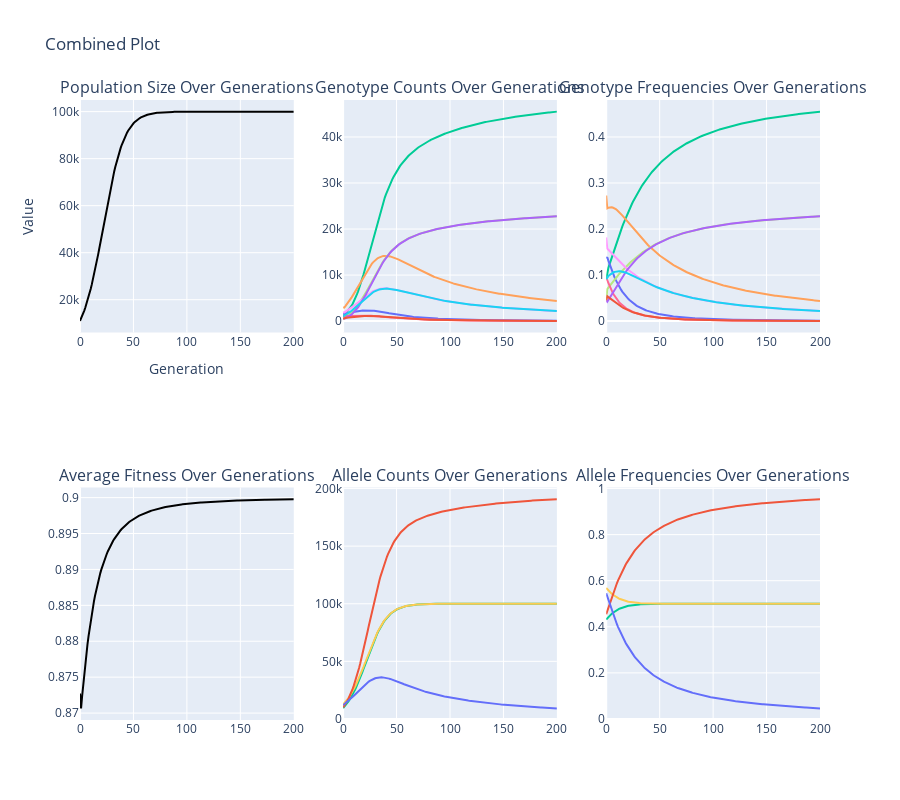

Notebook source saved alongside this figure:
### Code cell
# 2 locus, 2 alleles each (Not HW equilibrium)

generations=200
growth_rate=0.1
drift=0
carrying_capacity = 100000


genotype_counts = {
    (('A1', 'A2'), ('B1', 'B1')): 1000,
    (('A1', 'A2'), ('B1', 'B2')): 3000,
    (('A1', 'A2'), ('B2', 'B2')): 1500,
    (('A2', 'A2'), ('B1', 'B1')): 500,
    (('A2', 'A2'), ('B1', 'B2')): 2000,
    (('A2', 'A2'), ('B2', 'B2')): 1000,
    (('A1', 'A1'), ('B1', 'B1')): 500,
    (('A1', 'A1'), ('B1', 'B2')): 1000,
    (('A1', 'A1'), ('B2', 'B2')): 500 
}

genotype_fitness = {
    (('A1', 'A2'), ('B1', 'B1')): 1.0,
    (('A1', 'A2'), ('B1', 'B2')): 1.0,
    (('A1', 'A2'), ('B2', 'B2')): 0.8,
    (('A2', 'A2'), ('B1', 'B1')): 0.8,
    (('A2', 'A2'), ('B1', 'B2')): 0.8,
    (('A2', 'A2'), ('B2', 'B2')): 0.8,
    (('A1', 'A1'), ('B1', 'B1')): 0.8,
    (('A1', 'A1'), ('B1', 'B2')): 0.8,
    (('A1', 'A1'), ('B2', 'B2')): 0.8 
}

mutations = [{('A1', 'A2'): 0.0, ('A2', 'A1'): 0.0,},
             {('B1', 'B2'): 0.0, ('B2', 'B1'): 0.0}]

next_genotype_frequencies(generations, genotype_counts, genotype_fitness, growth_rate, carrying_capacity, drift, mutations)

### Figure 1 — Plotly figure (JSON) as saved in the notebook; plotly's stock layout.template omitted (floating-point values rounded to 4 significant figures; data arrays with more than 128 entries replaced by an {"elided": "..."} marker saying what was removed)
{"data": [{"hoverinfo": "text", "line": {"color": "black"}, "mode": "lines", "name": "Population Size", "showlegend": false, "text": {"elided": "201 str values"}, "type": "scatter", "x": {"elided": "201 int values"}, "xaxis": "x", "y": {"elided": "201 float values"}, "yaxis": "y"}, {"hoverinfo": "text", "line": {"color": "#00CC96"}, "mode": "lines", "name": "A1A2, B1B1", "showlegend": false, "text": {"elided": "201 str values"}, "type": "scatter", "x": {"elided": "201 int values"}, "xaxis": "x2", "y": {"elided": "201 int values"}, "yaxis": "y2"}, {"hoverinfo": "text", "line": {"color": "#FFA15A"}, "mode": "lines", "name": "A1A2, B1B2", "showlegend": false, "text": {"elided": "201 str values"}, "type": "scatter", "x": {"elided": "201 int values"}, "xaxis": "x2", "y": {"elided": "201 int values"}, "yaxis": "y2"}, {"hoverinfo": "text", "line": {"color": "#636EFA"}, "mode": "lines", "name": "A1A2, B2B2", "showlegend": false, "text": {"elided": "201 str values"}, "type": "scatter", "x": {"elided": "201 int values"}, "xaxis": "x2", "y": {"elided": "201 int values"}, "yaxis": "y2"}, {"hoverinfo": "text", "line": {"color": "#B6E880"}, "mode": "lines", "name": "A2A2, B1B1", "showlegend": false, "text": {"elided": "201 str values"}, "type": "scatter", "x": {"elided": "201 int values"}, "xaxis": "x2", "y": {"elided": "201 int values"}, "yaxis": "y2"}, {"hoverinfo": "text", "line": {"color": "#FF97FF"}, "mode": "lines", "name": "A2A2, B1B2", "showlegend": false, "text": {"elided": "201 str values"}, "type": "scatter", "x": {"elided": "201 int values"}, "xaxis": "x2", "y": {"elided": "201 int values"}, "yaxis": "y2"}, {"hoverinfo": "text", "line": {"color": "#FF6692"}, "mode": "lines", "name": "A2A2, B2B2", "showlegend": false, "text": {"elided": "201 str values"}, "type": "scatter", "x": {"elided": "201 int values"}, "xaxis": "x2", "y": {"elided": "201 int values"}, "yaxis": "y2"}, {"hoverinfo": "text", "line": {"color": "#AB63FA"}, "mode": "lines", "name": "A1A1, B1B1", "showlegend": false, "text": {"elided": "201 str values"}, "type": "scatter", "x": {"elided": "201 int values"}, "xaxis": "x2", "y": {"elided": "201 int values"}, "yaxis": "y2"}, {"hoverinfo": "text", "line": {"color": "#19D3F3"}, "mode": "lines", "name": "A1A1, B1B2", "showlegend": false, "text": {"elided": "201 str values"}, "type": "scatter", "x": {"elided": "201 int values"}, "xaxis": "x2", "y": {"elided": "201 int values"}, "yaxis": "y2"}, {"hoverinfo": "text", "line": {"color": "#EF553B"}, "mode": "lines", "name": "A1A1, B2B2", "showlegend": false, "text": {"elided": "201 str values"}, "type": "scatter", "x": {"elided": "201 int values"}, "xaxis": "x2", "y": {"elided": "201 int values"}, "yaxis": "y2"}, {"hoverinfo": "text", "line": {"color": "#00CC96"}, "mode": "lines", "name": "A1A2, B1B1", "showlegend": false, "text": {"elided": "201 str values"}, "type": "scatter", "x": {"elided": "201 int values"}, "xaxis": "x3", "y": {"elided": "201 float values"}, "yaxis": "y3"}, {"hoverinfo": "text", "line": {"color": "#FFA15A"}, "mode": "lines", "name": "A1A2, B1B2", "showlegend": false, "text": {"elided": "201 str values"}, "type": "scatter", "x": {"elided": "201 int values"}, "xaxis": "x3", "y": {"elided": "201 float values"}, "yaxis": "y3"}, {"hoverinfo": "text", "line": {"color": "#636EFA"}, "mode": "lines", "name": "A1A2, B2B2", "showlegend": false, "text": {"elided": "201 str values"}, "type": "scatter", "x": {"elided": "201 int values"}, "xaxis": "x3", "y": {"elided": "201 float values"}, "yaxis": "y3"}, {"hoverinfo": "text", "line": {"color": "#B6E880"}, "mode": "lines", "name": "A2A2, B1B1", "showlegend": false, "text": {"elided": "201 str values"}, "type": "scatter", "x": {"elided": "201 int values"}, "xaxis": "x3", "y": {"elided": "201 float values"}, "yaxis": "y3"}, {"hoverinfo": "text", "line": {"color": "#FF97FF"}, "mode": "lines", "name": "A2A2, B1B2", "showlegend": false, "text": {"elided": "201 str values"}, "type": "scatter", "x": {"elided": "201 int values"}, "xaxis": "x3", "y": {"elided": "201 float values"}, "yaxis": "y3"}, {"hoverinfo": "text", "line": {"color": "#FF6692"}, "mode": "lines", "name": "A2A2, B2B2", "showlegend": false, "text": {"elided": "201 str values"}, "type": "scatter", "x": {"elided": "201 int values"}, "xaxis": "x3", "y": {"elided": "201 float values"}, "yaxis": "y3"}, {"hoverinfo": "text", "line": {"color": "#AB63FA"}, "mode": "lines", "name": "A1A1, B1B1", "showlegend": false, "text": {"elided": "201 str values"}, "type": "scatter", "x": {"elided": "201 int values"}, "xaxis": "x3", "y": {"elided": "201 float values"}, "yaxis": "y3"}, {"hoverinfo": "text", "line": {"color": "#19D3F3"}, "mode": "lines", "name": "A1A1, B1B2", "showlegend": false, "text": {"elided": "201 str values"}, "type": "scatter", "x": {"elided": "201 int values"}, "xaxis": "x3", "y": {"elided": "201 float values"}, "yaxis": "y3"}, {"hoverinfo": "text", "line": {"color": "#EF553B"}, "mode": "lines", "name": "A1A1, B2B2", "showlegend": false, "text": {"elided": "201 str values"}, "type": "scatter", "x": {"elided": "201 int values"}, "xaxis": "x3", "y": {"elided": "201 float values"}, "yaxis": "y3"}, {"hoverinfo": "text", "line": {"color": "black"}, "mode": "lines", "name": "Average Fitness", "showlegend": false, "text": {"elided": "201 str values"}, "type": "scatter", "x": {"elided": "201 int values"}, "xaxis": "x4", "y": {"elided": "201 float values"}, "yaxis": "y4"}, {"hoverinfo": "text", "line": {"color": "#00CC96"}, "mode": "lines", "name": "A1", "showlegend": false, "text": {"elided": "201 str values"}, "type": "scatter", "x": {"elided": "201 int values"}, "xaxis": "x5", "y": {"elided": "201 int values"}, "yaxis": "y5"}, {"hoverinfo": "text", "line": {"color": "#FECB52"}, "mode": "lines", "name": "A2", "showlegend": false, "text": {"elided": "201 str values"}, "type": "scatter", "x": {"elided": "201 int values"}, "xaxis": "x5", "y": {"elided": "201 int values"}, "yaxis": "y5"}, {"hoverinfo": "text", "line": {"color": "#EF553B"}, "mode": "lines", "name": "B1", "showlegend": false, "text": {"elided": "201 str values"}, "type": "scatter", "x": {"elided": "201 int values"}, "xaxis": "x5", "y": {"elided": "201 int values"}, "yaxis": "y5"}, {"hoverinfo": "text", "line": {"color": "#636EFA"}, "mode": "lines", "name": "B2", "showlegend": false, "text": {"elided": "201 str values"}, "type": "scatter", "x": {"elided": "201 int values"}, "xaxis": "x5", "y": {"elided": "201 int values"}, "yaxis": "y5"}, {"hoverinfo": "text", "line": {"color": "#00CC96"}, "mode": "lines", "name": "A1", "showlegend": false, "text": {"elided": "201 str values"}, "type": "scatter", "x": {"elided": "201 int values"}, "xaxis": "x6", "y": {"elided": "201 float values"}, "yaxis": "y6"}, {"hoverinfo": "text", "line": {"color": "#FECB52"}, "mode": "lines", "name": "A2", "showlegend": false, "text": {"elided": "201 str values"}, "type": "scatter", "x": {"elided": "201 int values"}, "xaxis": "x6", "y": {"elided": "201 float values"}, "yaxis": "y6"}, {"hoverinfo": "text", "line": {"color": "#EF553B"}, "mode": "lines", "name": "B1", "showlegend": false, "text": {"elided": "201 str values"}, "type": "scatter", "x": {"elided": "201 int values"}, "xaxis": "x6", "y": {"elided": "201 float values"}, "yaxis": "y6"}, {"hoverinfo": "text", "line": {"color": "#636EFA"}, "mode": "lines", "name": "B2", "showlegend": false, "text": {"elided": "201 str values"}, "type": "scatter", "x": {"elided": "201 int values"}, "xaxis": "x6", "y": {"elided": "201 float values"}, "yaxis": "y6"}], "layout": {"annotations": [{"font": {"size": 16}, "showarrow": false, "text": "Population Size Over Generations", "x": 0.1444, "xanchor": "center", "xref": "paper", "y": 1, "yanchor": "bottom", "yref": "paper"}, {"font": {"size": 16}, "showarrow": false, "text": "Genotype Counts Over Generations", "x": 0.5, "xanchor": "center", "xref": "paper", "y": 1, "yanchor": "bottom", "yref": "paper"}, {"font": {"size": 16}, "showarrow": false, "text": "Genotype Frequencies Over Generations", "x": 0.8556, "xanchor": "center", "xref": "paper", "y": 1, "yanchor": "bottom", "yref": "paper"}, {"font": {"size": 16}, "showarrow": false, "text": "Average Fitness Over Generations", "x": 0.1444, "xanchor": "center", "xref": "paper", "y": 0.375, "yanchor": "bottom", "yref": "paper"}, {"font": {"size": 16}, "showarrow": false, "text": "Allele Counts Over Generations", "x": 0.5, "xanchor": "center", "xref": "paper", "y": 0.375, "yanchor": "bottom", "yref": "paper"}, {"font": {"size": 16}, "showarrow": false, "text": "Allele Frequencies Over Generations", "x": 0.8556, "xanchor": "center", "xref": "paper", "y": 0.375, "yanchor": "bottom", "yref": "paper"}], "height": 800, "hovermode": "closest", "title": {"text": "Combined Plot"}, "xaxis": {"anchor": "y", "domain": [0, 0.2889], "title": {"text": "Generation"}}, "xaxis2": {"anchor": "y2", "domain": [0.3556, 0.6444]}, "xaxis3": {"anchor": "y3", "domain": [0.7111, 1]}, "xaxis4": {"anchor": "y4", "domain": [0, 0.2889]}, "xaxis5": {"anchor": "y5", "domain": [0.3556, 0.6444]}, "xaxis6": {"anchor": "y6", "domain": [0.7111, 1]}, "yaxis": {"anchor": "x", "domain": [0.625, 1], "title": {"text": "Value"}}, "yaxis2": {"anchor": "x2", "domain": [0.625, 1]}, "yaxis3": {"anchor": "x3", "domain": [0.625, 1]}, "yaxis4": {"anchor": "x4", "domain": [0, 0.375]}, "yaxis5": {"anchor": "x5", "domain": [0, 0.375]}, "yaxis6": {"anchor": "x6", "domain": [0, 0.375]}}}
